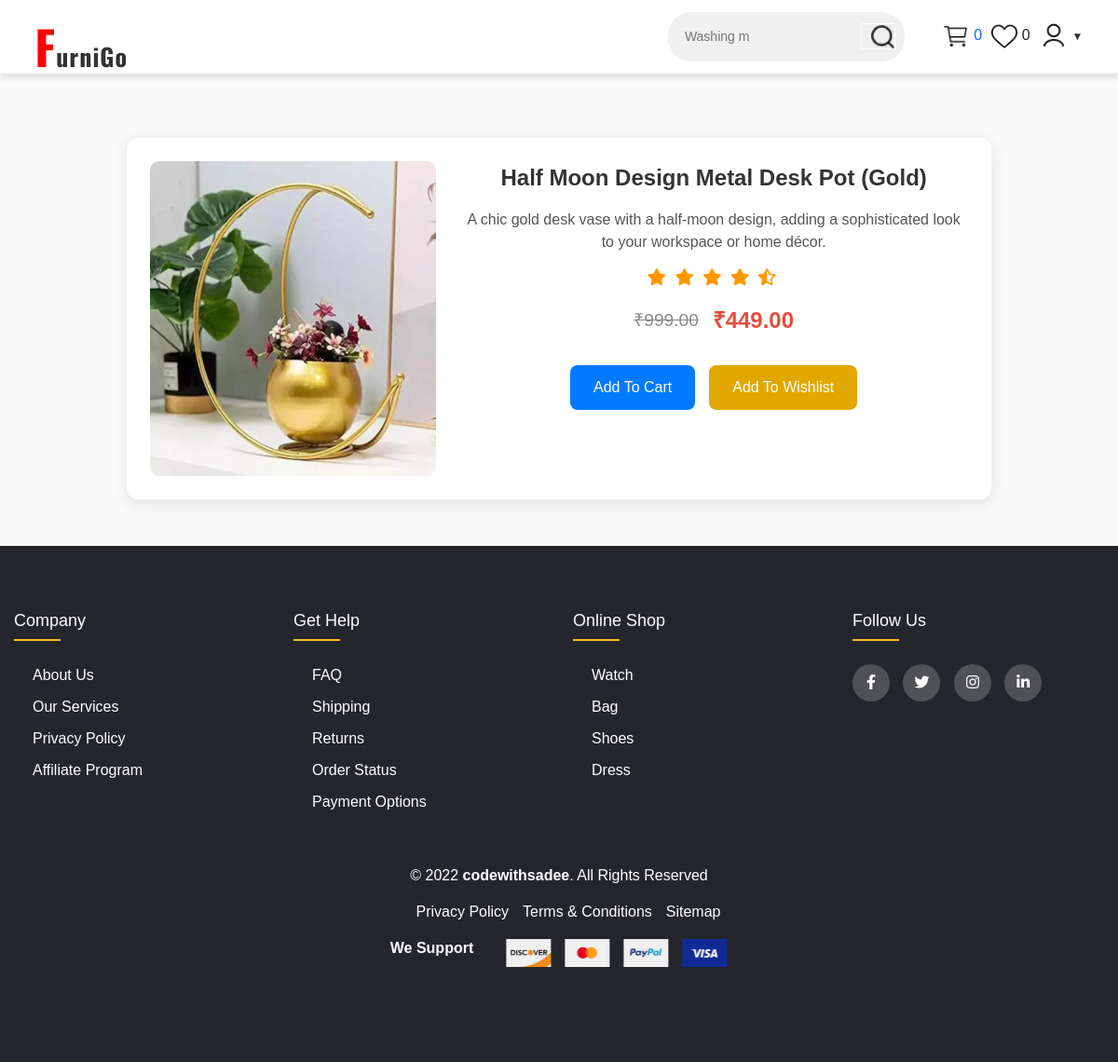
/productview/4, run on the app's committed database.
### cobalt_app/models.py (models this page shows, shortened)
class Product(models.Model):
    product_title=models.CharField(max_length=50)
    product_image=models.ImageField(upload_to="product")
    description=models.TextField()
    old_price=models.DecimalField(default=0,decimal_places=2,max_digits=10)
    new_price=models.DecimalField(default=0,decimal_places=2,max_digits=10)
    category=models.ForeignKey(Category,on_delete=models.CASCADE)
    is_featured=models.BooleanField(default=False)

### cobalt_app/views.py (the view)
# urls.py: path('productview/<int:pk>',av.product_view,name='product_view'),
def product_view(request,pk):
    product=Product.objects.get(id=pk)
    return render(request,"product_view.html",{'product':product})

### cart_app/context_processors.py (called while the page is built)
def cart_counters(request):
    cart_count=0
    if 'admin' in request.path:
        return {}
    else:
        try:
            cart=Cart.objects.filter(cart_id=_cart_id(request))
            cart_items=CartItem_View.objects.all().filter(cart=cart[:1])
            for cart_item in cart_items:
                cart_count+=cart_item.quantity
        except Cart.DoesNotExist:
            cart_count=0
    return dict(cart_count=cart_count)

### cart_app/views.py (called while the page is built)
def _cart_id(request):
    cart = request.session.session_key
    if not cart:
        cart = request.session.create()
    return cart

### wishlistapp/context_processors.py (called while the page is built)
def wishlist_counter(request):
    if request.user.is_authenticated:
        return {
                    'wish_count': WishItem.objects.filter(user=request.user).count()
            }
    else:
        return {
                    'wish_count': 0
        }

### templates/product_view.html (shortened to what this page needs)
{% extends 'base.html' %}
{% load static %}
{% block content %}
<br><br>
<div class="box-container">
    <div class="box one">
      <div class="image-box">
        <div class="image">
          <img src="{{product.product_image.url}}" alt="Product Image">
        </div>
        <div class="details">
          <center><strong><div class="topic">{{product.product_title}}</div></strong>
          <p class="description">{{product.description}}</p>
          <div class="rating">
            <i class="fas fa-star"></i>
            <i class="fas fa-star"></i>
            <i class="fas fa-star"></i>
            <i class="fas fa-star"></i>
            <i class="fas fa-star-half-alt"></i>
          </div>
          <div class="prices">
            <p class="old-price">&#8377;{{product.old_price}}</p>
            <p class="new-price">&#8377;{{product.new_price}}</p>
          </div>
          <div class="button-group">
          <a href="{% url 'add_cart' product.id %}"><button class="btn-add-to-cart">Add To Cart</button></a>
            <form method="POST" action="{% url 'add_to_wishlist' product.id %}">
              <button type="submit" style="background: none; border: none; padding: 0;">
                <button class="btn-add-to-wishlist">Add To Wishlist</button>
              </button>
          </form>
          </div>
        </center>
        </div>
      </div>
    </div>
  </div>
{% endblock %}

### static/css/style.css (style rules this page uses)
* { padding: 0; margin: 0; box-sizing: border-box; }
html { font-size: 10px; }
body { font-family: 'Arial', sans-serif; font-size: 1.6rem; background-color: #f9f9f9; padding-top: 8rem; }
a { text-decoration: none; }
.prices { display: flex; justify-content: center; align-items: center; gap: 10px; margin-bottom: 15px; }
.old-price { font-size: 16px; color: #777; text-decoration: line-through; }
.new-price { font-size: 18px; color: #e74c3c; font-weight: bold; }
.box-container { display: flex; justify-content: center; padding: 20px; }
.box-container .box { display: flex; flex-direction: row; background-color: #fff; border-radius: 12px; box-shadow: 0 4px 15px rgba(0, 0, 0, 0.1); padding: 25px; width: 80%; transition: transform 0.3s ease; }
.box-container .image-box { display: flex; flex-direction: row; width: 100%; }
.box-container .image { width: 35%; }
.box-container .image img { width: 100%; border-radius: 10px; transition: transform 0.3s ease; }
.box-container .details { padding-left: 25px; width: 65%; display: flex; flex-direction: column; justify-content: space-between; }
.box-container .topic { font-size: 1.5em; font-weight: bold; color: #333; margin-bottom: 15px; }
.box-container .description { font-size: 1em; color: #555; line-height: 1.5; margin-bottom: 15px; }
.box-container .rating { margin-bottom: 15px; }
.box-container .rating i { color: #ff9800; font-size: 18px; margin-right: 5px; }
.box-container .prices { display: flex; gap: 15px; align-items: center; margin-bottom: 15px; }
.box-container .old-price { font-size: 1.2em; text-decoration: line-through; color: #888; }
.box-container .new-price { font-size: 1.5em; font-weight: bold; color: #007bff; }
.box-container .button-group { display: flex; justify-content: center; gap: 15px; margin-top: 20px; }
.box-container button { padding: 12px 25px; background-color: #007bff; color: white; border: none; border-radius: 8px; cursor: pointer; font-size: 1em; transition: background-color 0.3s ease; }
.box-container .btn-add-to-wishlist { background-color: #e0a800; }
.prices .old-price { text-decoration: line-through; color: #888; }
.prices .new-price { font-weight: bold; color: #e74c3c; }

### data on the page
Product: product_image (picture), product_title "Half Moon Design Metal Desk Pot (Gold)", description "A chic gold desk vase with a half-moon design, adding a sophisticated look to your workspace or home décor.", old_price "999.00", new_price "449.00"
